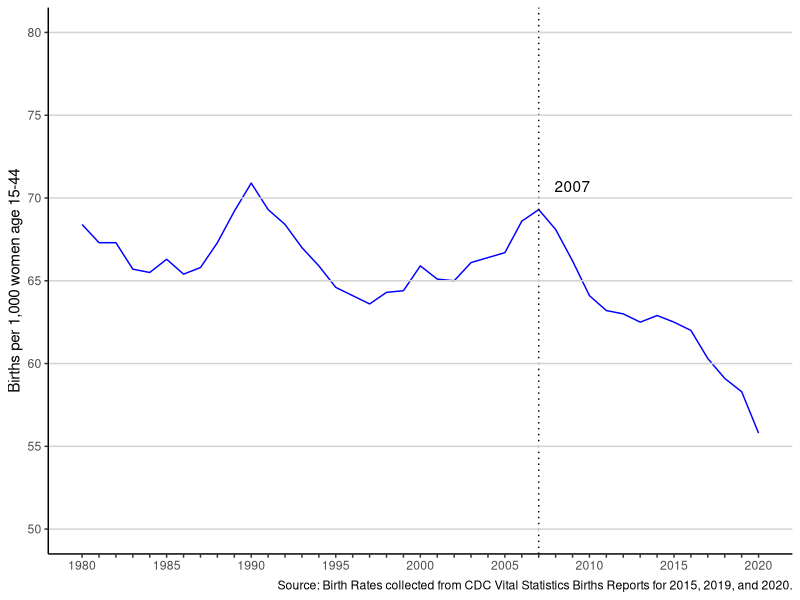
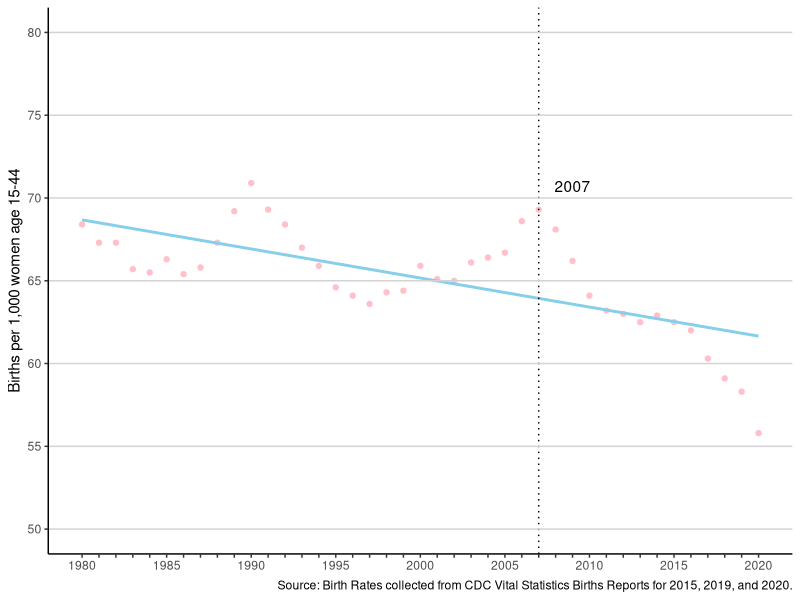
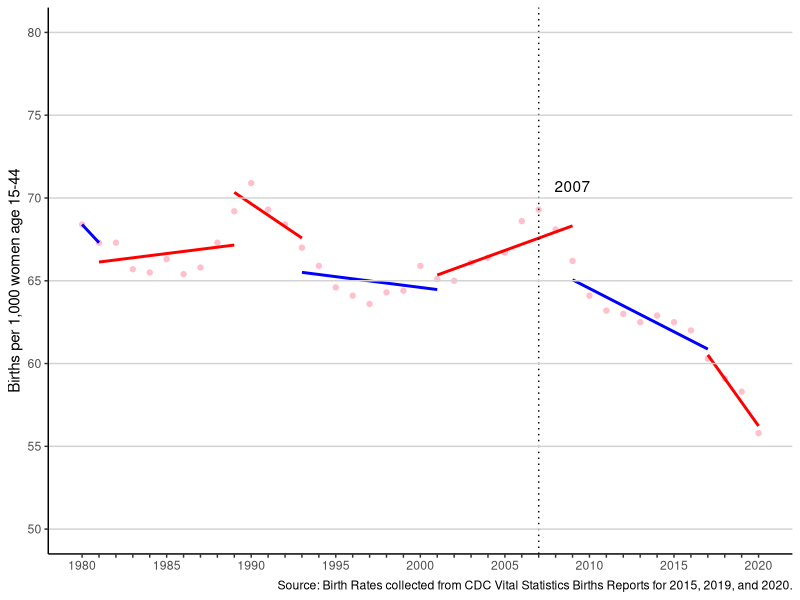
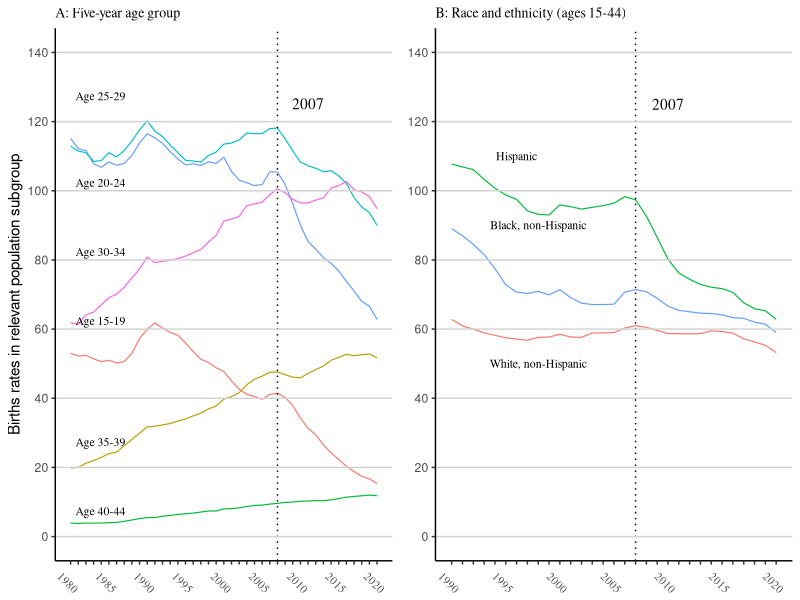

The R source for these figures, in order:
## ---- chunk 1
#| echo: false
#| eval: true
#| warning: false
#| message: false
#| label: fig-bratetrend-graph
#| fig-cap: "Trend in US Birth Rates"

# Load necessary libraries
library(ggplot2)

# Set seed for reproducibility
set.seed(123)

# Read the data from CSV file
data <- read.csv(file = here::here("inputs/data/fig_1.csv"))

# Plotting the data
ggplot(data, aes(x = year, y = brate_all)) +
  geom_line(color = "blue") +
  geom_vline(xintercept = 2007, linetype = "dotted") +
  annotate("text", x = 2009, y = 70, label = "2007", vjust = -0.5, hjust = 0.5, color = "black") +
  geom_hline(yintercept = seq(50, 80, by = 5), color = "lightgrey") +
  scale_y_continuous(limits = c(50, 80), breaks = seq(50, 80, by = 5)) +
  scale_x_continuous(limits = c(1980, 2020), breaks = seq(1980, 2020, by = 1), labels = function(x) ifelse(x %% 5 == 0, x, "")) +
  labs(x = NULL, y = "Births per 1,000 women age 15-44",
       caption = "Source: Birth Rates collected from CDC Vital Statistics Births Reports for 2015, 2019, and 2020.") +
  theme_classic()

## ---- chunk 2
#| echo: false
#| eval: true
#| warning: false
#| message: false
#| label: fig-scatter-graph
#| fig-cap: "Negative Trend in US Birth Rates"

# Load necessary libraries
library(ggplot2)

# Set seed for reproducibility
set.seed(123)

# Read the data from CSV file
data <- read.csv(file = here::here("inputs/data/fig_1.csv"))

# Plotting the data with scatter plot and trend line
ggplot(data, aes(x = year, y = brate_all)) +
  geom_point(color = "pink") +
  geom_smooth(method = "lm", se = FALSE, color = "skyblue") +
  geom_vline(xintercept = 2007, linetype = "dotted") +
  annotate("text", x = 2009, y = 70, label = "2007", vjust = -0.5, hjust = 0.5, color = "black") +
  geom_hline(yintercept = seq(50, 80, by = 5), color = "lightgrey") +
  scale_y_continuous(limits = c(50, 80), breaks = seq(50, 80, by = 5)) +
  scale_x_continuous(limits = c(1980, 2020), breaks = seq(1980, 2020, by = 1), labels = function(x) ifelse(x %% 5 == 0, x, "")) +
  labs(x = NULL, y = "Births per 1,000 women age 15-44",
       caption = "Source: Birth Rates collected from CDC Vital Statistics Births Reports for 2015, 2019, and 2020.") +
  theme_classic() 

## ---- chunk 3
#| echo: false
#| eval: true
#| warning: false
#| message: false
#| label: fig-polscatter-graph
#| fig-cap: "Trend in US Birth Rates During the Presidential Mandate"

# Set seed for reproducibility
set.seed(123)

# Load necessary libraries
library(ggplot2)

# Plotting the data with scatter plot and trend lines for each presidential mandate period
ggplot(data, aes(x = year, y = brate_all)) +
  geom_point(color = "pink") +
  geom_smooth(data = subset(data, year >= 1980 & year <= 1981), method = "lm", se = FALSE, color = "blue") +
  geom_smooth(data = subset(data, year >= 1981 & year <= 1989), method = "lm", se = FALSE, color = "red") +
  geom_smooth(data = subset(data, year >= 1989 & year <= 1993), method = "lm", se = FALSE, color = "red") +
  geom_smooth(data = subset(data, year >= 1993 & year <= 2001), method = "lm", se = FALSE, color = "blue") +
  geom_smooth(data = subset(data, year >= 2001 & year <= 2009), method = "lm", se = FALSE, color = "red") +
  geom_smooth(data = subset(data, year >= 2009 & year <= 2017), method = "lm", se = FALSE, color = "blue") +
  geom_smooth(data = subset(data, year >= 2017 & year <= 2021), method = "lm", se = FALSE, color = "red") +
  geom_vline(xintercept = 2007, linetype = "dotted") +
  annotate("text", x = 2009, y = 70, label = "2007", vjust = -0.5, hjust = 0.5, color = "black") +
  geom_hline(yintercept = seq(50, 80, by = 5), color = "lightgrey") +
  scale_y_continuous(limits = c(50, 80), breaks = seq(50, 80, by = 5)) +
  scale_x_continuous(limits = c(1980, 2020), breaks = seq(1980, 2020, by = 1), labels = function(x) ifelse(x %% 5 == 0, x, "")) +
  labs(x = NULL, y = "Births per 1,000 women age 15-44",
       caption = "Source: Birth Rates collected from CDC Vital Statistics Births Reports for 2015, 2019, and 2020.", 
       title = NULL) +
  theme_classic() 

## ---- chunk 4
#| echo: false
#| eval: true
#| warning: false
#| message: false
#| label: fig-bratepop-graph
#| fig-cap: "Trends in Birth Rates by Population Subgroup"

# Load necessary libraries
library(ggplot2)
library(gridExtra)

# Set seed for reproducibility
set.seed(123)

# Read the data from CSV file
data <- read.csv(file = here::here("inputs/data/figs_2a_2b.csv"))

# Plotting the first line graph (Graph A)
graph_A <- ggplot(data, aes(x = year)) +
  geom_line(aes(y = brate_1519, color = "blue"), size = 0.4) +
  geom_line(aes(y = brate_2024, color = "orange"), size = 0.4) +
  geom_line(aes(y = brate_2529, color = "grey"), size = 0.4) +
  geom_line(aes(y = brate_3034, color = "yellow"), size = 0.4) +
  geom_line(aes(y = brate_3539, color = "cyan"), size = 0.4) +
  geom_line(aes(y = brate_4044, color = "green"), size = 0.4) +
  geom_text(data = data[data$year == 2020,], aes(x = year, y = brate_1519, label = "Age 15-19"), x = 1980, y = 60, hjust = -0.1, vjust = -0.5, size = 3, family = "Times") +
  geom_text(data = data[data$year == 2020,], aes(x = year, y = brate_2024, label = "Age 20-24"), x = 1980, y = 100, hjust = -0.1, vjust = -0.5, size = 3, family = "Times") +
  geom_text(data = data[data$year == 2020,], aes(x = year, y = brate_2529, label = "Age 25-29"), x = 1980, y = 125 , hjust = -0.1, vjust = -0.5, size = 3, family = "Times") +
  geom_text(data = data[data$year == 2020,], aes(x = year, y = brate_3034, label = "Age 30-34"), x = 1980, y = 80, hjust = -0.1, vjust = -0.5, size = 3, family = "Times") +
  geom_text(data = data[data$year == 2020,], aes(x = year, y = brate_3539, label = "Age 35-39"), x = 1980, y = 25, hjust = -0.1, vjust = -0.5, size = 3, family = "Times") +
  geom_text(data = data[data$year == 2020,], aes(x = year, y = brate_4044, label = "Age 40-44"), x = 1980, y = 5, hjust = -0.1, vjust = -0.5, size = 3, family = "Times") +
  geom_vline(xintercept = 2007, linetype = "dotted") +
  annotate("text", x = 2011, y = 122, label = "2007", vjust = -0.5, hjust = 0.5, color = "black", family = "Times") +
  geom_hline(yintercept = seq(0, 140, by = 20), color = "lightgrey") +
  scale_y_continuous(limits = c(0, 140), breaks = seq(0, 140, by = 20), labels = seq(0, 140, by = 20)) +
  scale_x_continuous(limits = c(1980, 2020), breaks = seq(1980, 2020, by = 1), labels = function(x) ifelse(x %% 5 == 0, x, "")) +
  labs(x = NULL, 
     y = 'Births rates in relevant population subgroup',
     title = "A: Five-year age group",
     caption = NULL,
     family = "Times") +
theme(axis.title.y = element_text(size = 4, family = "Times")) +
  theme_classic() +
  theme(axis.text.x = element_text(angle = -45, family = "Times", size = 8),
        plot.title = element_text(size = 10, family = "Times"),
        legend.position = "none")

# Plotting the second line graph (Graph B)
graph_B <- ggplot(data, aes(x = year)) +
  geom_line(aes(y = brate_hisp, color = "grey"), size = 0.4) +
  geom_line(aes(y = brate_blacknh, color = "orange"), size = 0.4) +
  geom_line(aes(y = brate_whitenh, color = "blue"), size = 0.4) +
  geom_text(data = data[data$year == 2020,], aes(x = year, y = brate_hisp, label = "Hispanic"), x = 1996, y = 110, size = 3, family = "Times") +
  geom_text(data = data[data$year == 2020,], aes(x = year, y = brate_blacknh, label = "Black, non-Hispanic"), x = 1998, y = 90, size = 3, family = "Times") +
  geom_text(data = data[data$year == 2020,], aes(x = year, y = brate_whitenh, label = "White, non-Hispanic"), x = 1998, y = 50, size = 3, family = "Times") +
  geom_vline(xintercept = 2007, linetype = "dotted") + annotate("text", x = 2010, y = 125, label = "2007", color = "black", family = "Times") +
  geom_hline(yintercept = seq(0, 140, by = 20), color = "lightgrey") + scale_y_continuous(limits = c(0, 140), breaks = seq(0, 140, by = 20), labels = seq(0, 140, by = 20)) + scale_x_continuous(limits = c(1990, 2020), breaks = seq(1990, 2020, by = 1), labels = function(x) ifelse(x %% 5 == 0, x, "")) + labs(x = NULL, y = NULL,
       title = "B: Race and ethnicity (ages 15-44)") +
  theme_classic() +
  theme(axis.text.x = element_text(angle = -45, family = "Times", size = 8),
        plot.title = element_text(size = 10, family = "Times"),
        legend.position = "none")

# Arrange both graphs side by side
grid.arrange(graph_A, graph_B, nrow = 1)
